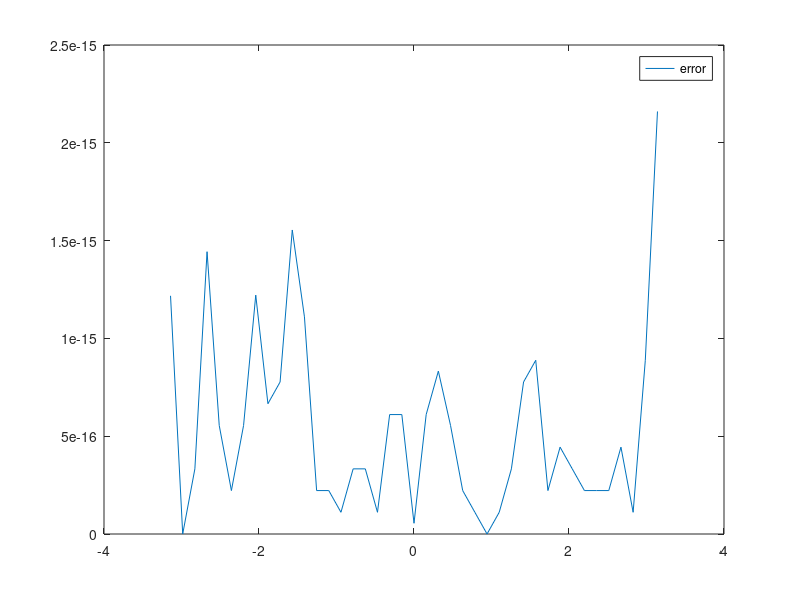

MATLAB code for this plot:
clear all; close all;
n = 20;
% degree = 
a = -pi; b = pi;
% Chebyshev nodes
i = 0:n;
x = pi * cos((2*i+1)/(2*n+2) * pi);
f = @(x) sin(x);
p = polyfit(x,f(x), n);
% calculate error
xx = linspace(a, b, 41);
error = abs(f(xx) - polyval(p, xx));

% plot a
% plot(xx, f(xx), xx, polyval(p, xx));
% legend('f(x)', 'p(x)');
% plot b
plot(xx, error);
legend('error');